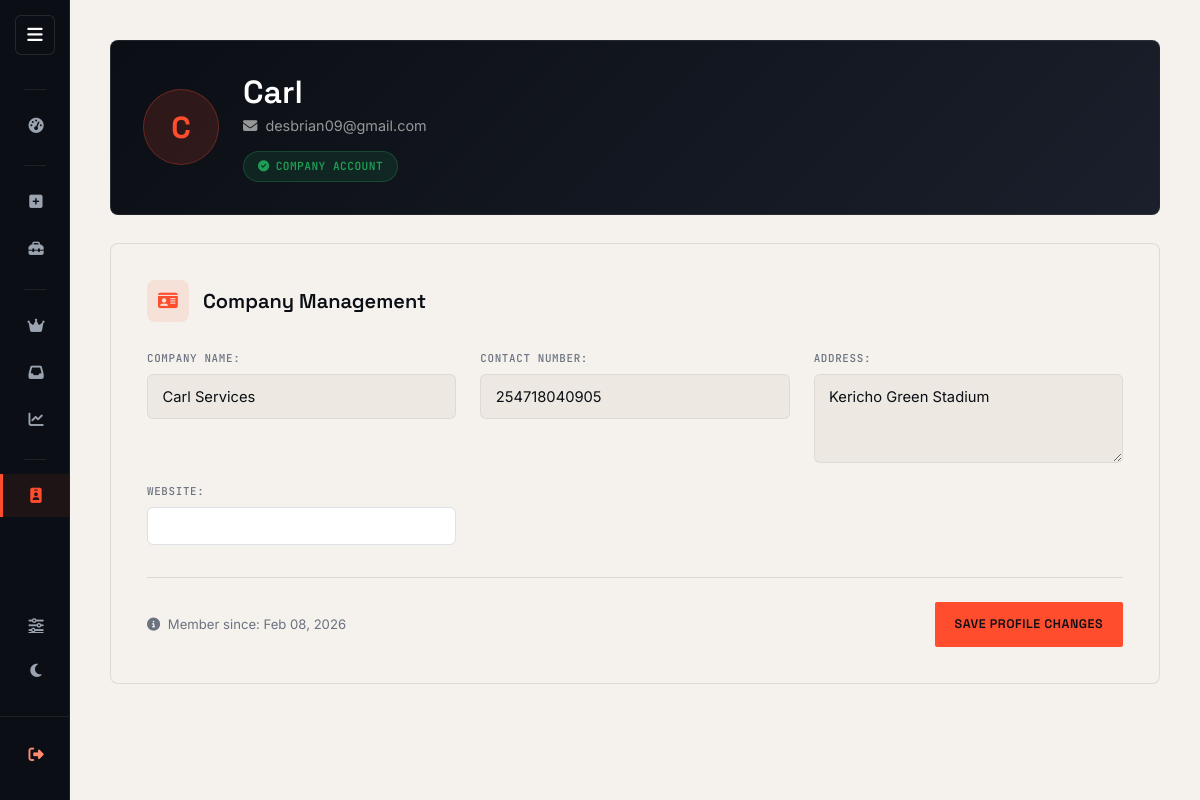
The page /profile/ (signed in) on the database its author committed.
### Match/models.py (models this page shows, shortened)
class User(AbstractUser):
    role = models.CharField(max_length=20, choices=USER_ROLES)
    phone = models.CharField(max_length=20, blank=True)
    location = models.CharField(max_length=100, blank=True)
    avatar = models.ImageField(upload_to='avatars/', blank=True, null=True)
    THEME_CHOICES = (
        ('system', 'Match System'),
        ('light', 'Light'),
        ('dark', 'Dark'),
    )
    theme_preference = models.CharField(max_length=10, choices=THEME_CHOICES, default='system')
    email_notifications = models.BooleanField(default=True)
    sms_notifications = models.BooleanField(default=False)
    request_update_alerts = models.BooleanField(
        default=True, help_text="Notify when a service request changes status."
    )
    marketing_emails = models.BooleanField(default=False)
    PROFILE_VISIBILITY_CHOICES = (
        ('public', 'Public'),
        ('private', 'Private'),
    )
    profile_visibility = models.CharField(
        max_length=10, choices=PROFILE_VISIBILITY_CHOICES, default='public'
    )
    show_phone_publicly = models.BooleanField(default=True)
    LANGUAGE_CHOICES = (
        ('en', 'English'),
        ('sw', 'Kiswahili'),
    )
    preferred_language = models.CharField(max_length=5, choices=LANGUAGE_CHOICES, default='en')
    @property
    def avatar_url(self):
        if self.avatar:
            try:
                return self.avatar.url
            except Exception:
                pass
        return f"https://ui-avatars.com/api/?name={self.username}&background=1A1F2B&color=FF4D2E"

class ServiceProvider(models.Model):
    user = models.OneToOneField(User, on_delete=models.CASCADE)
    company_name = models.CharField(max_length=255)
    contact_number = models.CharField(max_length=20)
    address = models.TextField()
    website = models.URLField(blank=True, null=True)
    profile_completed = models.BooleanField(default=False)
    is_verified = models.BooleanField(default=False)
    is_active = models.BooleanField(default=True)
    latitude = models.FloatField(blank=True, null=True)
    longitude = models.FloatField(blank=True, null=True)
    VERIFICATION_STATUS_CHOICES = [
        ('pending', 'Pending Review'),
        ('approved', 'Approved'),
        ('needs_changes', 'Needs Changes'),
        ('rejected', 'Rejected'),
    ]
    verification_status = models.CharField(
        max_length=20,
        choices=VERIFICATION_STATUS_CHOICES,
        default='pending',
        help_text="Overall status of this provider's credential review.",
    )
    verification_notes = models.TextField(
        blank=True,
        help_text=(
            "Write what's missing or invalid here (e.g. 'KRA PIN certificate "
            "is blurry, please re-upload'). This text is emailed to the "
            "provider whenever you save a change to it."
        ),
    )
    verification_notes_updated_at = models.DateTimeField(null=True, blank=True)
    created_at = models.DateTimeField(auto_now_add=True, null=True)
    @property
    def active_subscription(self):
        sub = self.subscriptions.filter(status='active').order_by('-created_at').first()
        if sub:
            sub.refresh_status()
            if sub.status != 'active':
                return None
        return sub

### Match/views.py (the view, shortened to what this page needs)
# urls.py: path('profile/', views.profile_view, name='profile'),
@login_required
def profile_view(request):
    user = request.user
    if request.user.role == 'company':
        base_template = 'Match/provider_base.html'
    else:
        base_template = 'Match/user_base.html'
    provider = None
    user_form = None
    provider_form = None
    if user.role == "company":
        provider, created = ServiceProvider.objects.get_or_create(user=user)
        if request.method == "POST":
            provider_form = ServiceProviderUpdateForm(request.POST, instance=provider)
            if provider_form.is_valid():
                provider_form.save()
                messages.success(request, "Company profile updated successfully!")
                return redirect("profile")
        else:
            provider_form = ServiceProviderUpdateForm(instance=provider)
    context = {
        "base_template": base_template,
        "user_form": user_form,
        "provider_form": provider_form,
        "provider": provider,   # ✅ ADD THIS
    }
    return render(request, "Match/profile.html", context)

### Match/forms.py
class ServiceProviderUpdateForm(forms.ModelForm):
    class Meta:
        model = ServiceProvider
        fields = [
            'company_name',
            'contact_number',
            'address',
            'website',
            'latitude',
            'longitude'
        ]
        widgets = {
            'company_name': forms.TextInput(attrs={'class': 'form-control'}),
            'contact_number': forms.TextInput(attrs={'class': 'form-control'}),
            'address': forms.Textarea(attrs={'class': 'form-control', 'rows': 3}),
            'website': forms.URLInput(attrs={'class': 'form-control'}),
            'latitude': forms.HiddenInput,
            'longitude': forms.HiddenInput,
        }

### Match/templates/Match/profile.html (shortened to what this page needs)
{% extends base_template %}
{% load static %}
{% block content %}
<div class="profile-header-card d-flex align-items-center gap-4 flex-wrap">
    <div class="profile-avatar">{{ request.user.username|slice:":1"|upper }}</div>
    <div>
        <h2>{{ request.user.get_full_name|default:request.user.username }}</h2>
        <p class="profile-email"><i class="fa-solid fa-envelope me-2"></i>{{ request.user.email }}</p>
        <span class="profile-role-badge">
            <i class="fa-solid fa-circle-check"></i> {{ request.user.role|title }} Account
        </span>
    </div>
</div>
<div class="profile-form-card">
    <form method="POST">
        <div class="profile-form-card__header">
            <div class="profile-form-card__icon">
                <i class="fa-solid fa-id-card"></i>
            </div>
            <h5>
                {% if request.user.role == "company" %}Company Management{% else %}Personal Identity{% endif %}
            </h5>
        </div>
        <div class="profile-grid">
            {% if request.user.role == "company" %}
                {{ provider_form.as_p }}
            {% else %}
                {{ user_form.as_p }}
            {% endif %}
        </div>
        <div class="profile-form-footer">
            <p>
                <i class="fa-solid fa-circle-info me-1"></i>
                Member since: {{ request.user.date_joined|date:"M d, Y" }}
            </p>
            <button type="submit" class="premium-btn">
                Save Profile Changes
            </button>
        </div>
    </form>
</div>
{% endblock %}

### Match/templates/Match/provider_base.html (style rules this page uses)
:root { --lz-paper: #F5F2ED; --lz-paper-alt: #EDE9E2; --lz-ink: #0B0E14; --lz-ink-60: rgba(11, 14, 20, 0.55); --lz-ink-08: rgba(11, 14, 20, 0.08); --lz-muted: #6B7280; --lz-signal: #FF4D2E; --lz-border: rgba(11, 14, 20, 0.1); --lz-dark-end: #0B0E14; --ink: var(--lz-dark-end); --panel: var(--lz-paper); --panel-2: var(--lz-paper-alt); --panel-line: var(--lz-border); --signal: var(--lz-signal); --signal-dim: #C23A21; --live: #1F9D55; --text-muted: var(--lz-muted); --white: var(--lz-ink); --sidebar-width: 260px; --sidebar-collapsed-width: 70px; }
* { box-sizing: border-box; }
body { background-color: var(--lz-paper); color: var(--lz-ink); font-family: 'Inter', sans-serif; margin: 0; transition: background-color .2s ease, color .2s ease; }
.premium-btn { display: inline-flex; align-items: center; justify-content: center; background: var(--signal); color: var(--ink) !important; border: none; border-radius: 2px; font-family: 'Space Grotesk', sans-serif; font-weight: 600; letter-spacing: 0.04em; text-transform: uppercase; font-size: 0.78rem; padding: 13px 20px; text-decoration: none; transition: background 0.2s ease, transform 0.2s ease; cursor: pointer; }

### Match/templates/Match/profile.html (style rules this page uses)
.profile-header-card { background: linear-gradient(135deg, var(--lz-dark-end) 0%, #1A1F2B 100%); border: 1px solid rgba(255,255,255,0.08); border-radius: 8px; padding: 32px; margin-bottom: 28px; }
.profile-avatar { width: 76px; height: 76px; background: rgba(255,77,46,0.14); border: 1px solid rgba(255,77,46,0.3); color: var(--lz-signal); border-radius: 50%; display: flex; align-items: center; justify-content: center; font-family: 'Space Grotesk', sans-serif; font-weight: 700; font-size: 1.9rem; flex-shrink: 0; }
.profile-header-card h2 { font-family: 'Space Grotesk', sans-serif; font-weight: 600; color: #FFFFFF; margin-bottom: 4px; }
.profile-header-card .profile-email { color: rgba(242,241,237,0.6); font-size: 0.9rem; margin-bottom: 0; }
.profile-role-badge { display: inline-flex; align-items: center; gap: 6px; margin-top: 14px; padding: 6px 14px; border-radius: 50px; background: rgba(31,157,85,0.14); color: var(--live); border: 1px solid rgba(31,157,85,0.3); font-family: 'JetBrains Mono', monospace; font-size: 0.7rem; font-weight: 600; letter-spacing: 0.04em; text-transform: uppercase; }
.profile-form-card { background: var(--panel); border: 1px solid var(--panel-line); border-radius: 8px; padding: 36px; }
.profile-form-card__header { display: flex; align-items: center; gap: 14px; margin-bottom: 28px; }
.profile-form-card__icon { width: 42px; height: 42px; border-radius: 8px; background: rgba(255,77,46,0.1); color: var(--lz-signal); display: flex; align-items: center; justify-content: center; font-size: 1.1rem; flex-shrink: 0; }
.profile-form-card__header h5 { font-family: 'Space Grotesk', sans-serif; font-weight: 600; color: var(--white); margin: 0; }
.profile-grid { display: grid; grid-template-columns: repeat(auto-fit, minmax(280px, 1fr)); gap: 20px 24px; }
.profile-grid p { margin: 0; display: flex; flex-direction: column; }
.profile-grid label { font-family: 'JetBrains Mono', monospace; font-weight: 500; font-size: 0.68rem; letter-spacing: 0.06em; color: var(--text-muted); text-transform: uppercase; margin-bottom: 8px; }
.profile-grid input[type="text"], .profile-grid input[type="email"], .profile-grid input[type="number"], .profile-grid input[type="tel"], .profile-grid textarea, .profile-grid select { display: block; width: 100%; padding: 0.65rem 0.9rem; font-size: 0.92rem; font-family: 'Inter', sans-serif; color: var(--white); background-color: var(--panel-2); border: 1px solid var(--panel-line); border-radius: 6px; transition: border-color .15s ease, box-shadow .15s ease; }
.profile-form-footer { margin-top: 32px; padding-top: 24px; border-top: 1px solid var(--panel-line); display: flex; align-items: center; justify-content: space-between; flex-wrap: wrap; gap: 16px; }
.profile-form-footer p { margin: 0; font-size: 0.82rem; color: var(--text-muted); }

### rows shown on the page
User: user.username "C", user.get_full_name "Carl", user.email "desbrian09@gmail.com", user.role "COMPANY", user.date_joined "Feb 08, 2026"
ServiceProvider: company_name "Carl Services", contact_number "254718040905", address "Kericho Green Stadium"
